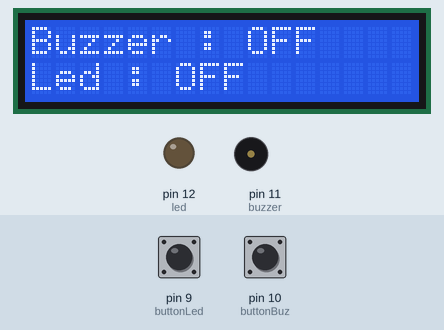
Bench run of a sketch on a simulated Arduino Uno, built with avr-gcc and run on an emulated ATmega328P. On the bench: 16×2 character LCD, output pins drawn as LEDs (lit = HIGH), buzzer (waves = sounding, pin HIGH). Dashed ring = blinking. The test bench sets the inputs (shaded band); at power-on: pin 9 (buttonLed) LOW, pin 10 (buttonBuz) LOW.

Above: at 1.2 s.
1.3 s: pin 9 (buttonLed) pulled HIGH for 1 s
At 3.4 s:
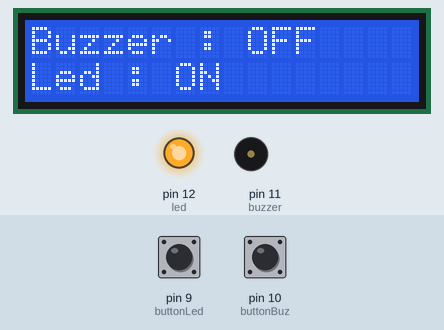
3.8 s: pin 10 (buttonBuz) pulled HIGH for 3.2 s
At 3.9 s:
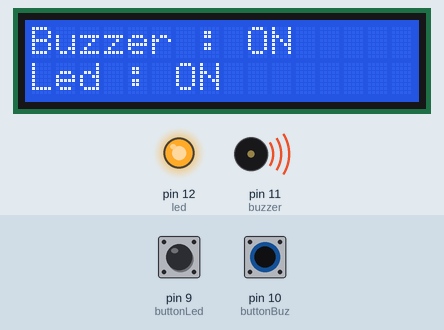
8.5 s: pin 10 (buttonBuz) pulled HIGH for 0.15 s
At 9.2 s:
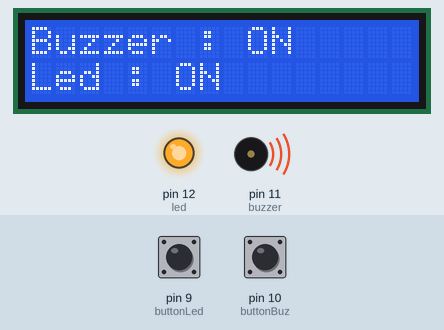
10.1 s: pin 9 (buttonLed) pulled HIGH for 0.15 s
At 10.4 s:
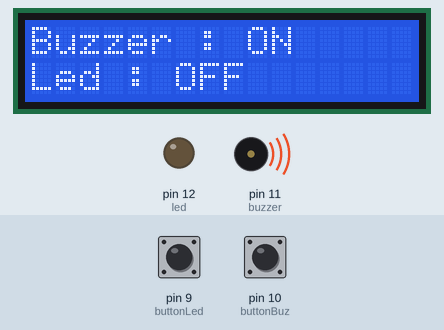
11.7 s: pin 10 (buttonBuz) pulled HIGH for 1 s
At 12.01 s:
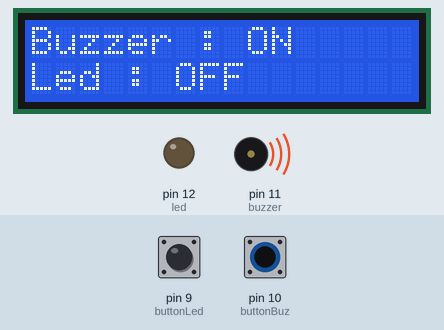
14.2 s: pin 9 (buttonLed) pulled HIGH for 3.2 s
At 14.3 s:
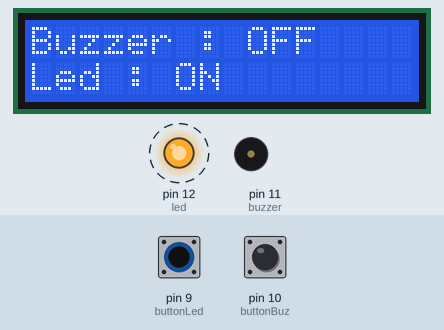
Timing chart, 0 to 18.7 s (numbered marks = the images above; inputs shaded):
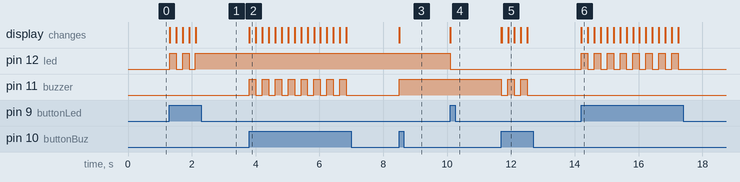

The sketch:

LCD_2_buttons.ino
```cpp
// Wiring code generated from an ArduinoML model
// Application name: lcdTwoButtons

long debounce = 200;

enum STATE {buzzerON, ledON, bothON, off};
STATE currentState = off;

boolean buttonLedBounceGuard = false;
long buttonLedLastDebounceTime = 0;

boolean buttonBuzBounceGuard = false;
long buttonBuzLastDebounceTime = 0;
#include <LiquidCrystal.h>
LiquidCrystal lcd(2,3,4,5,6,7,8); // lcd [LCD Actuator]

long timerSinceNewState = millis();

void setup(){
  pinMode(9, INPUT);  // buttonLed [Sensor]
  pinMode(10, INPUT);  // buttonBuz [Sensor]
  lcd.begin(16,2); // lcd [Actuator]
  pinMode(11, OUTPUT); // buzzer [Actuator]
  pinMode(12, OUTPUT); // led [Actuator]
}

void loop() {
	switch(currentState){
		case buzzerON:
			digitalWrite(11,HIGH);
			digitalWrite(12,LOW);
			lcd.setCursor(0,0);
			lcd.print("Buzzer : ON");
			lcd.setCursor(0,2);
			lcd.print("Led : OFF");
			buttonLedBounceGuard = millis() - buttonLedLastDebounceTime > debounce;
			if (digitalRead(9) == HIGH && buttonLedBounceGuard) {
				buttonLedLastDebounceTime = millis();
				timerSinceNewState = millis();
				currentState = bothON;
				lcd.clear();
			}
			buttonBuzBounceGuard = millis() - buttonBuzLastDebounceTime > debounce;
			if (digitalRead(10) == HIGH && buttonBuzBounceGuard) {
				buttonBuzLastDebounceTime = millis();
				timerSinceNewState = millis();
				currentState = off;
				lcd.clear();
			}
		break;
		case ledON:
			digitalWrite(11,LOW);
			digitalWrite(12,HIGH);
			lcd.setCursor(0,0);
			lcd.print("Buzzer : OFF");
			lcd.setCursor(0,1);
			lcd.print("Led : ON");
			buttonLedBounceGuard = millis() - buttonLedLastDebounceTime > debounce;
			if (digitalRead(9) == HIGH && buttonLedBounceGuard) {
				buttonLedLastDebounceTime = millis();
				timerSinceNewState = millis();
				currentState = off;
				lcd.clear();
			}
			buttonBuzBounceGuard = millis() - buttonBuzLastDebounceTime > debounce;
			if (digitalRead(10) == HIGH && buttonBuzBounceGuard) {
				buttonBuzLastDebounceTime = millis();
				timerSinceNewState = millis();
				currentState = bothON;
				lcd.clear();
			}
		break;
		case bothON:
			digitalWrite(11,HIGH);
			digitalWrite(12,HIGH);
			lcd.setCursor(0,0);
			lcd.print("Buzzer : ON");
			lcd.setCursor(0,1);
			lcd.print("Led : ON");
			buttonLedBounceGuard = millis() - buttonLedLastDebounceTime > debounce;
			if (digitalRead(9) == HIGH && buttonLedBounceGuard) {
				buttonLedLastDebounceTime = millis();
				timerSinceNewState = millis();
				currentState = buzzerON;
				lcd.clear();
			}
			buttonBuzBounceGuard = millis() - buttonBuzLastDebounceTime > debounce;
			if (digitalRead(10) == HIGH && buttonBuzBounceGuard) {
				buttonBuzLastDebounceTime = millis();
				timerSinceNewState = millis();
				currentState = ledON;
				lcd.clear();
			}
		break;
		case off:
			digitalWrite(12,LOW);
			digitalWrite(11,LOW);
			lcd.setCursor(0,0);
			lcd.print("Buzzer : OFF");
			lcd.setCursor(0,1);
			lcd.print("Led : OFF");
			buttonLedBounceGuard = millis() - buttonLedLastDebounceTime > debounce;
			if (digitalRead(9) == HIGH && buttonLedBounceGuard) {
				buttonLedLastDebounceTime = millis();
				timerSinceNewState = millis();
				currentState = ledON;
				lcd.clear();
			}
			buttonBuzBounceGuard = millis() - buttonBuzLastDebounceTime > debounce;
			if (digitalRead(10) == HIGH && buttonBuzBounceGuard) {
				buttonBuzLastDebounceTime = millis();
				timerSinceNewState = millis();
				currentState = buzzerON;
				lcd.clear();
			}
		break;
	}
}
```

Measured:
- after the input at 1.3 s, pin 12 (led): alternates HIGH for 0.20 s and LOW for 0.20 s, 5 changes in all, then stays HIGH, starting at once; the display: first changes at once (image 1 shows a later state)
- after the input at 3.8 s, pin 11 (buzzer): alternates HIGH for 0.20 s and LOW for 0.20 s, 16 changes in all, then stays LOW, starting at once; the display: first changes at once (image 2 shows a later state)
- after the input at 8.5 s, pin 11 (buzzer): LOW → HIGH at once; the display: first changes at once (image 3 shows a later state)
- after the input at 10.1 s, pin 12 (led): HIGH → LOW at once; the display: first changes at once (image 4 shows a later state)
- after the input at 11.7 s, pin 11 (buzzer): alternates HIGH for 0.20 s and LOW for 0.20 s, 5 changes in all, then stays LOW, starting at once; the display: first changes at once (image 5 shows a later state)
- after the input at 14.2 s, pin 12 (led): alternates HIGH for 0.20 s and LOW for 0.20 s, 16 changes in all, then stays LOW, starting at once; the display: first changes at once (image 6 shows a later state)
